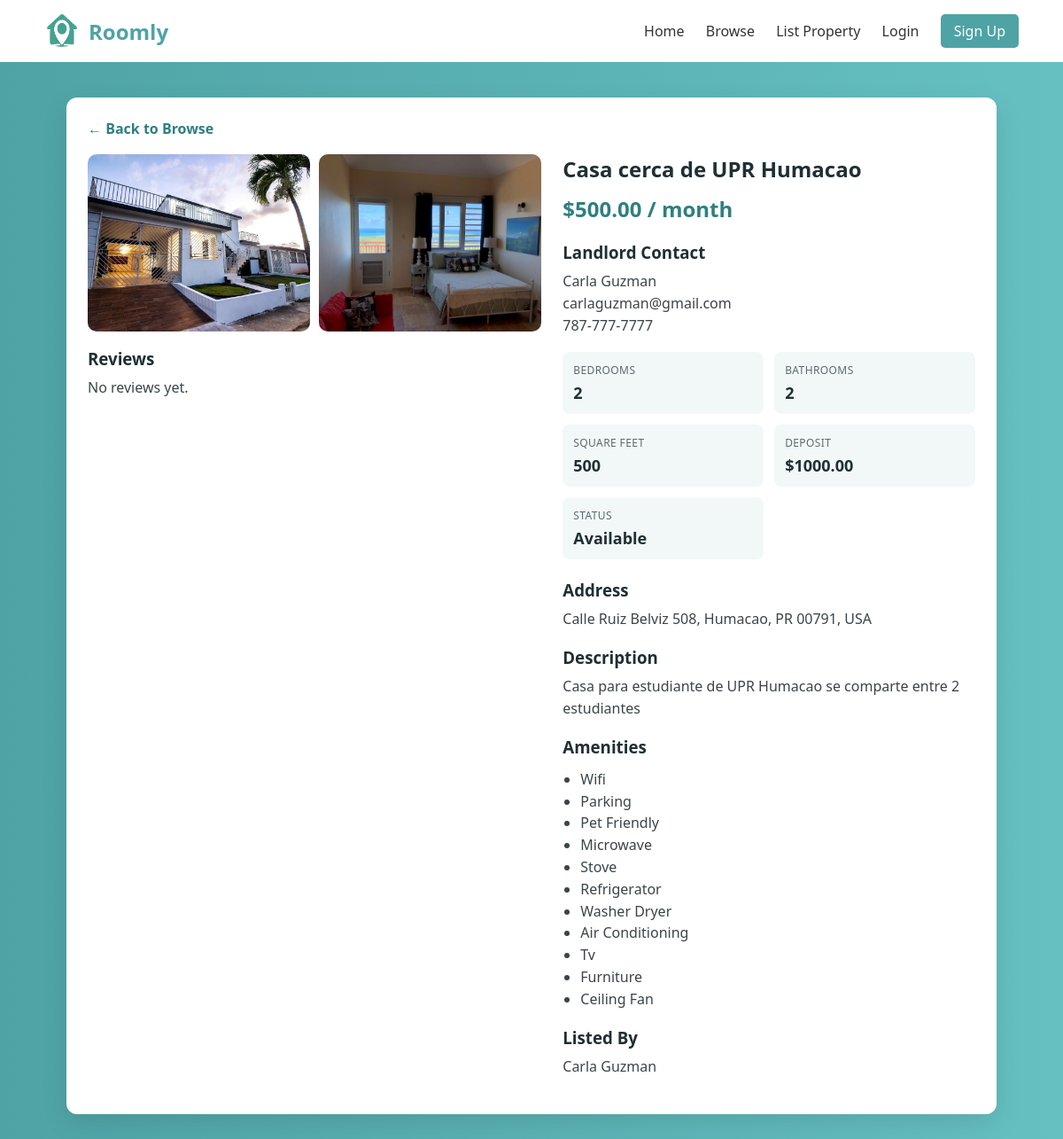
/property/16, run on an earlier commit of the app's database.
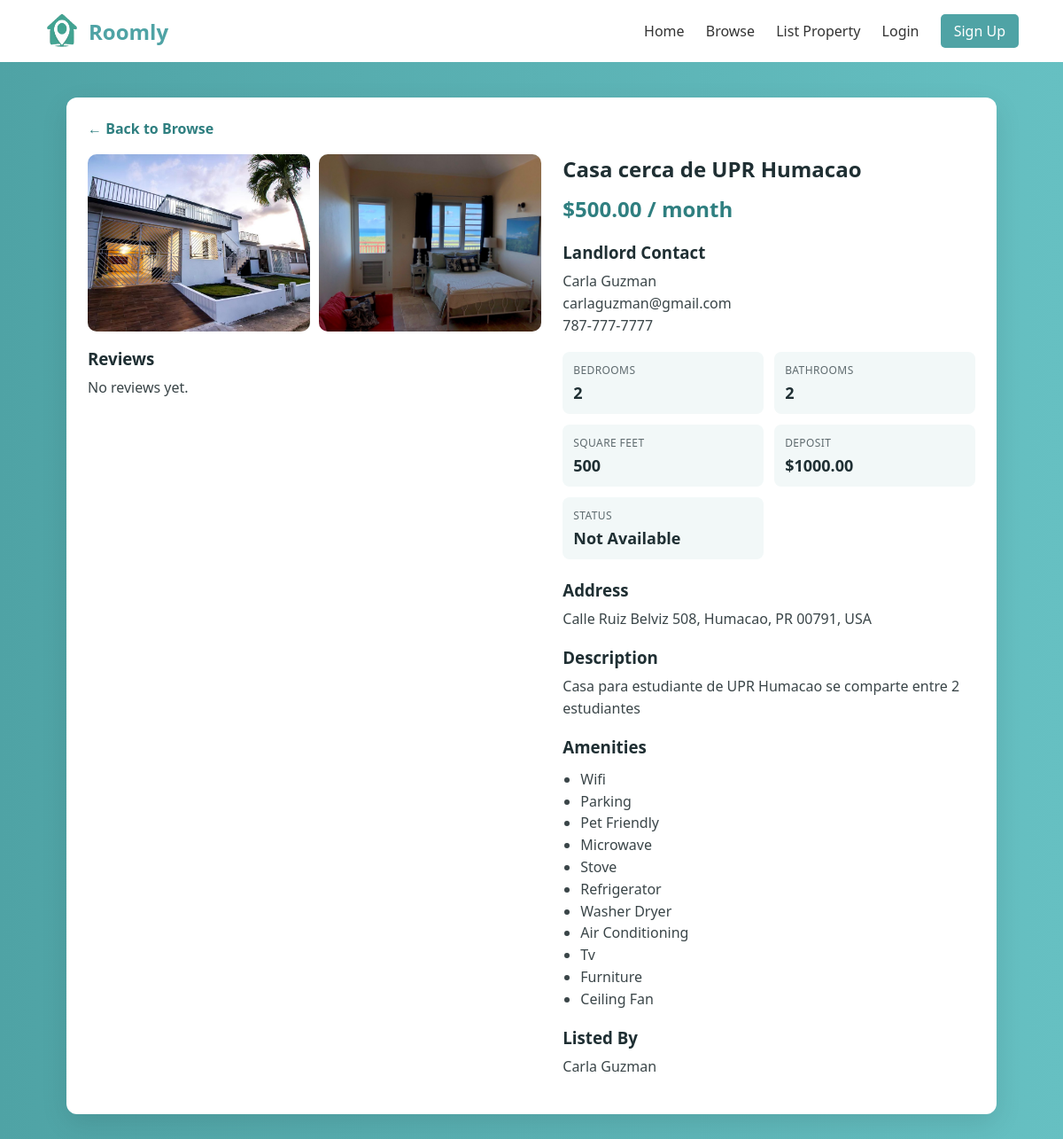
And on a later commit of the database.
### website/models.py (models this page shows, shortened)
class Property(db.Model):
    __tablename__ = 'PROPERTY'
    property_id_pk = db.Column(db.Integer, primary_key=True)
    title = db.Column(db.String(255), nullable=False)
    description = db.Column(db.Text, nullable=False)
    address = db.Column(db.String(255), nullable=False)
    city = db.Column(db.String(255), nullable=False)
    state = db.Column(db.String(255), nullable=False)
    country = db.Column(db.String(255), nullable=False)
    postal_code = db.Column(db.String(10), nullable=False)
    price_per_month = db.Column(db.Float, nullable=False)
    deposit_amount = db.Column(db.Float, nullable=False)
    number_of_bedrooms = db.Column(db.Integer, nullable=False)
    number_of_bathrooms = db.Column(db.Integer, nullable=False, default=1)
    sqr_ft = db.Column(db.Integer, nullable=False)
    amenities = db.Column(db.Text, nullable=True)
    availability_status = db.Column(db.Boolean, nullable=False)
    owner_id_fk = db.Column(db.Integer, nullable=False)
    university_id_fk = db.Column(db.Integer, nullable=True)
    images = db.relationship('PropertyImage', backref='property', lazy='select')
    amenity_links = db.relationship('PropertyAmenity', backref='property', lazy='select')
    reviews = db.relationship('PropertyReview', backref='property', lazy='select', cascade='all, delete-orphan')

### website/views.py (the view, shortened to what this page needs)
@views.route('/property/<int:property_id>')
def property_detail(property_id):
    selected_property = Property.query.get_or_404(property_id)
    owner_profile = Owner.query.filter_by(owner_id_pk=selected_property.owner_id_fk).first()
    owner_account = _get_owner_account(owner_profile)
    account_id = session.get('account_id')
    university = None
    if selected_property.university_id_fk:
        university = University.query.get(selected_property.university_id_fk)
    amenity_names = []
    if selected_property.amenities:
        amenity_names = [name.strip() for name in selected_property.amenities.split(',') if name.strip()]
    user_application = None
    property_applications = []
    reviews = (
        PropertyReview.query
        .filter_by(property_id_fk=selected_property.property_id_pk)
        .order_by(PropertyReview.date_posted.desc())
        .all()
    )
    average_rating = None
    if reviews:
        average_rating = round(sum(review.rating for review in reviews) / len(reviews), 1)
    user_review = None
    if account_id:
        user_review = PropertyReview.query.filter_by(property_id_fk=selected_property.property_id_pk, account_id_fk=account_id).first()
    can_review = False
    if account_id and not user_review:
        approved_reservation = Reservation.query.filter_by(property_id_fk=selected_property.property_id_pk, account_id_fk=account_id, status='approved').first()
        can_review = approved_reservation is not None
    return render_template(
        'property-detail.html',
        property=selected_property,
        owner=owner_profile,
        owner_account=owner_account,
        university=university,
        amenity_names=amenity_names,
        user_application=user_application,
        property_applications=property_applications,
        reviews=reviews,
        average_rating=average_rating,
        user_review=user_review,
        can_review=can_review,
    )

### website/views.py (called while the page is built)
def _get_owner_account(owner_profile):
    if not owner_profile:
        return None
    return Account.query.filter_by(account_id_pk=owner_profile.account_id_fk).first()

### website/templates/property-detail.html (shortened to what the changed rows need)
<!DOCTYPE html>
<html lang="en">
<head>
    <link rel="stylesheet" href="{{ url_for('static', filename='styles.css') }}">
</head>
<body>
    <section class="property-detail-page">
        <div class="property-detail-card">
            <div class="property-detail-grid">
                <div class="property-detail-info">
                    <h1>{{ property.title }}</h1>
                    <p class="property-price">${{ '%.2f'|format(property.price_per_month) }} / month</p>
                    <div class="property-owner-block">
                        <h3>Landlord Contact</h3>
                        {% if owner_account %}
                            <p>{{ owner_account.first_name }} {{ owner_account.last_name }}</p>
                            <p>{{ owner_account.email }}</p>
                            {% if owner_account.phone_number %}
                                <p>{{ owner_account.phone_number }}</p>
                            {% endif %}
                        {% else %}
                            <p>No landlord contact available.</p>
                        {% endif %}
                    </div>
                    <div class="property-meta-grid">
                        <div>
                            <span class="meta-label">Bedrooms</span>
                            <span class="meta-value">{{ property.number_of_bedrooms }}</span>
                        </div>
                        <div>
                            <span class="meta-label">Bathrooms</span>
                            <span class="meta-value">{{ property.number_of_bathrooms }}</span>
                        </div>
                        <div>
                            <span class="meta-label">Square Feet</span>
                            <span class="meta-value">{{ property.sqr_ft }}</span>
                        </div>
                        <div>
                            <span class="meta-label">Deposit</span>
                            <span class="meta-value">${{ '%.2f'|format(property.deposit_amount) }}</span>
                        </div>
                        <div>
                            <span class="meta-label">Status</span>
                            <span class="meta-value">{{ 'Available' if property.availability_status else 'Not Available' }}</span>
                        </div>
                    </div>
                    <div class="property-address-block">
                        <h3>Address</h3>
                        <p>{{ property.address }}, {{ property.city }}, {{ property.state }} {{ property.postal_code }}, {{ property.country }}</p>
                    </div>
                    <div class="property-description-block">
                        <h3>Description</h3>
                        <p>{{ property.description }}</p>
                    </div>
                    <div class="property-amenities-block">
                        <h3>Amenities</h3>
                        {% if amenity_names %}
                            <ul class="amenities-list">
                            </ul>
                        {% else %}
                            <p>No amenities listed.</p>
                        {% endif %}
                    </div>
                    <div class="property-owner-block">
                        <h3>Listed By</h3>
                        <p>
                        </p>
                    </div>
                </div>
            </div>
        </div>
    </section>
</body>
</html>

What changed in the data, as far as the page shows it:
changed Property "Casa cerca de UPR Humacao": availability_status "Available" → "Not Available"
